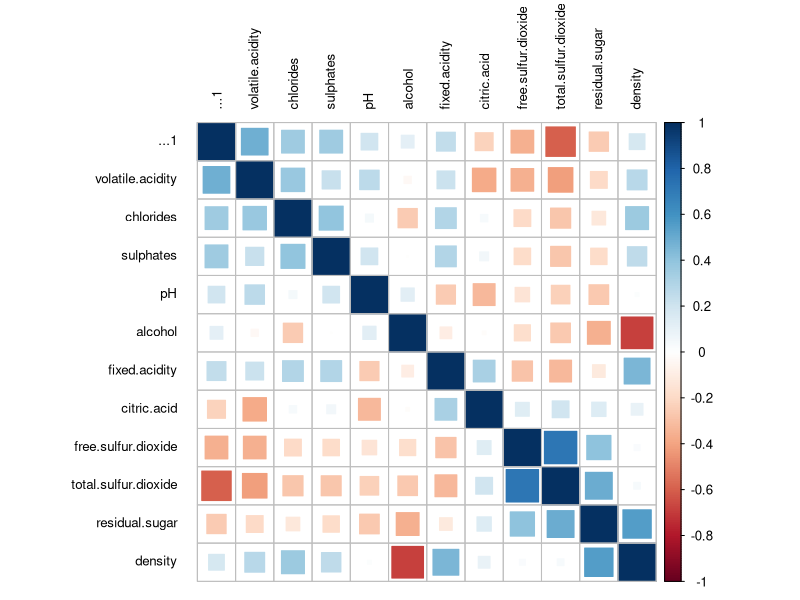

Recreate this plot in R.
## ---- chunk 1
knitr::opts_chunk$set(echo = TRUE)
library(tidyverse)
library(ggplot2)
library(corrplot)
library(gridExtra)
## ---- chunk 2
merged <- read_csv("winequality_all.csv")
merged$red <- as.factor(merged$red )
fulldf <- merged %>% mutate(quality_group = cut(quality, breaks = c(0,4,6,10),labels=c("lo", "mid", "hi"))) 
data <- fulldf

## ---- chunk 3
fulldf$quality.category <- cut(fulldf$quality, breaks = c(0,4,6,10))
dfcor <- cor(subset(fulldf, select = -c(quality, quality_group,quality.category, red)))
corrplot(dfcor, method = 'square', order = "hclust", 
         tl.col = "black", tl.cex = 0.8, tl.offset = 1)
